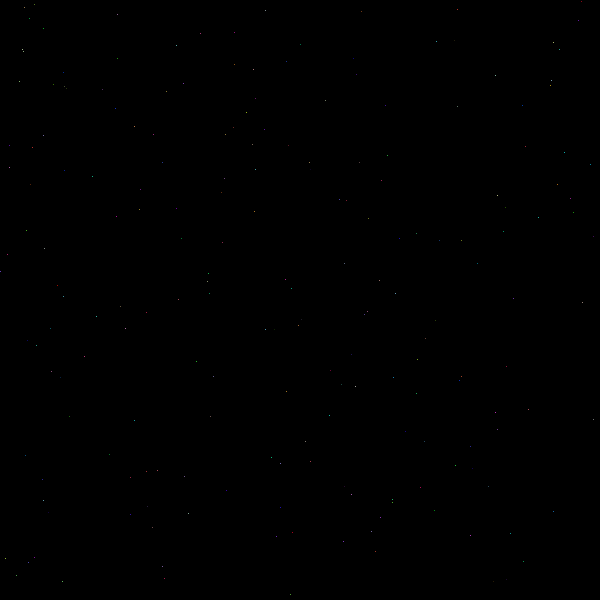
Frame 1 (no input)
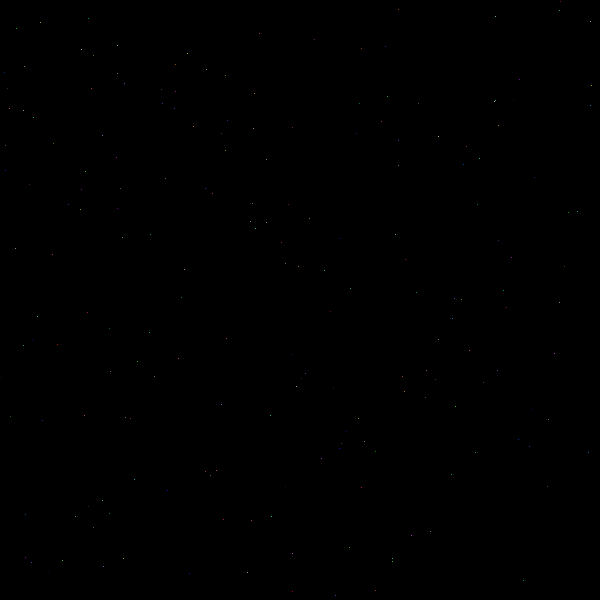
Frame 60 (the mouse pressed at the canvas centre just before this capture)
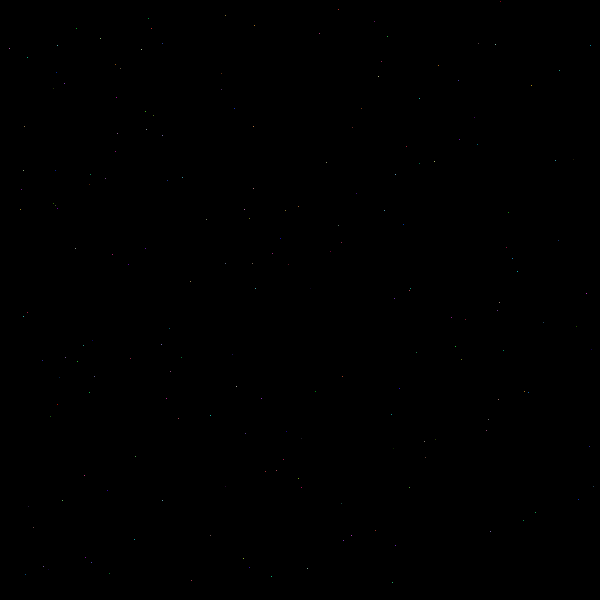
Frame 120 (the mouse held since frame 60 and released just before this capture)

The Processing sketch that drew these frames (run headless with seeded random() and noise(); from frame 60 on, the mouse is pressed at the canvas centre):

// Processing sketch: roomsketch1
// ── roomsketch1.pde
int yPoints[] = new int[200];
int xPoints[] = new int[200];
int direcPoints[] = new int[200];

int redPoints[] = new int[200];
int greenPoints[] = new int[200];
int bluePoints[] = new int[200];

void setup() 
{ 
   size(600, 600);
   smooth();
   colorMode(RGB);
   background(0, 0, 0);
   stroke(255, 255, 255);
   for(int i = 0; i < 200; i++)
   {
      xPoints[i] = randint(width);
      yPoints[i] = randint(height);
      direcPoints[i] = randint(361);

      redPoints[i] = randint(256);
      greenPoints[i] = randint(256);
      bluePoints[i] = randint(256);
   }
} 



void draw()
{
   background(0, 0, 0);
   for(int i = 0; i < 200; i++)
   {
      stroke(redPoints[i], greenPoints[i], bluePoints[i]);

      int xy[] = point2(xPoints[i], yPoints[i], 2, direcPoints[i]);
      xPoints[i] = xy[0];
      yPoints[i] = xy[1];

      if(xPoints[i] <= 0 || xPoints[i] >= width)
      {
         direcPoints[i] = 360 - direcPoints[i];
         if(direcPoints[i] < 0) direcPoints[i] = 360 - direcPoints[i];
         if(direcPoints[i] > 359) direcPoints[i] = direcPoints[i] - 360;
      }
      else if(yPoints[i] <= 0 || yPoints[i] >= height)
      {
         direcPoints[i] = 180 - direcPoints[i];
         if(direcPoints[i] < 0) direcPoints[i] = 180 - direcPoints[i];
         if(direcPoints[i] > 359) direcPoints[i] = direcPoints[i] - 180;
      }
   }
   //delay(50);
}

int[] line2(int x, int y, int distance, int angle)
{
   angle -= 90;

   int[] output = { x + int(cos(radians(angle)) * distance), y + int(sin(radians(angle)) * distance)};

   //println("x: " + x + " y: " + y + " distance: " + distance + " angle: " + angle + " cos: " + cos(radians(angle)) + " sin: " + cos(radians(angle)));

   line(x, y, output[0], output[1]);
   return output;
}

int[] point2(int x, int y, int distance, int angle)
{
   angle -= 90;

   int[] output = { x + int(cos(radians(angle)) * distance), y + int(sin(radians(angle)) * distance)};

   //println("x: " + x + " y: " + y + " distance: " + distance + " angle: " + angle + " cos: " + cos(radians(angle)) + " sin: " + cos(radians(angle)));

   point(x, y);
   return output;
}

float choose(float a, float b)
{
   int choice = randint(2);
   return (choice == 1 ? a : b);
}

int randint(int maximum)
{
   return int(random(maximum));
}
int randint(int minimum, int maximum)
{
   return int(random(minimum, maximum + 1));
}
